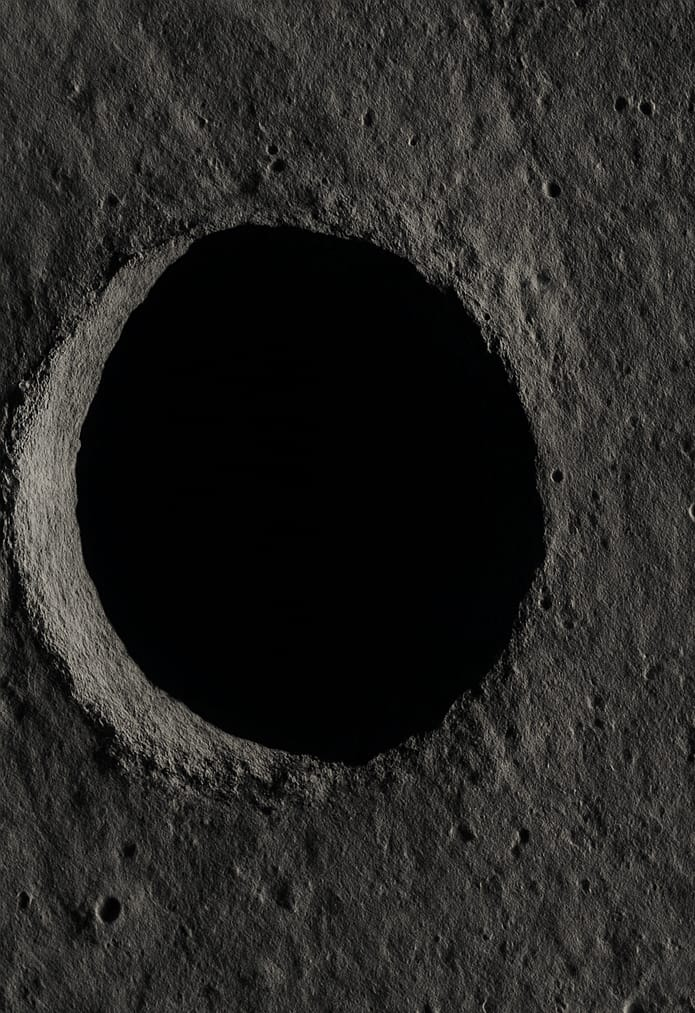
#> input picture crater_before.jpg, 695 x 1013 px
$ python 'lunalux_detection_demo - Copy.py'
#> lines starting #> are read from the running program, lines starting #| are printed output that depends on the picture; after the words box and inside, x2 and y2 are one past the last pixel; in counts of white or black regions, pixels touching at a corner belong together
import cv2
import numpy as np
import matplotlib.pyplot as plt

# ---------- Load Images ----------
before = cv2.imread("crater_before.jpg")
#> before is the input picture: shape (1013, 695, 3); mean B, G, R 35.3, 37.3, 38.1
after  = cv2.imread("crater_after.jpg")
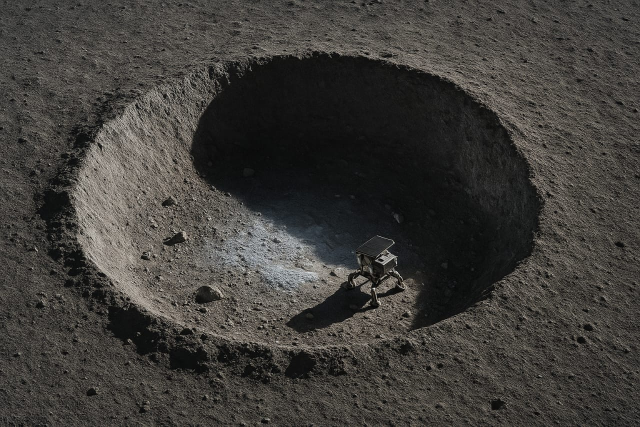
#> input picture crater_after.jpg, 1280 x 853 px (shown at 1/2 size)
#> after is the input picture: shape (853, 1280, 3); mean B, G, R 58.3, 62, 64.1

if before is None or after is None:
    print("Error: Images not found. Please put crater_before.jpg and crater_after.jpg in the same folder.")
    exit()

# Resize to same dimensions
h = min(before.shape[0], after.shape[0])
#> h = 853
w = min(before.shape[1], after.shape[1])
#> w = 695
before = cv2.resize(before, (w, h))
#> before: shape (853, 695, 3)
after  = cv2.resize(after,  (w, h))
#> after: shape (853, 695, 3)

# Convert to grayscale
before_gray = cv2.cvtColor(before, cv2.COLOR_BGR2GRAY)
after_gray  = cv2.cvtColor(after,  cv2.COLOR_BGR2GRAY)

# ---------- Enhance illuminated image ----------
clahe = cv2.createCLAHE(clipLimit=3.0, tileGridSize=(8,8))
after_enhanced = clahe.apply(after_gray)
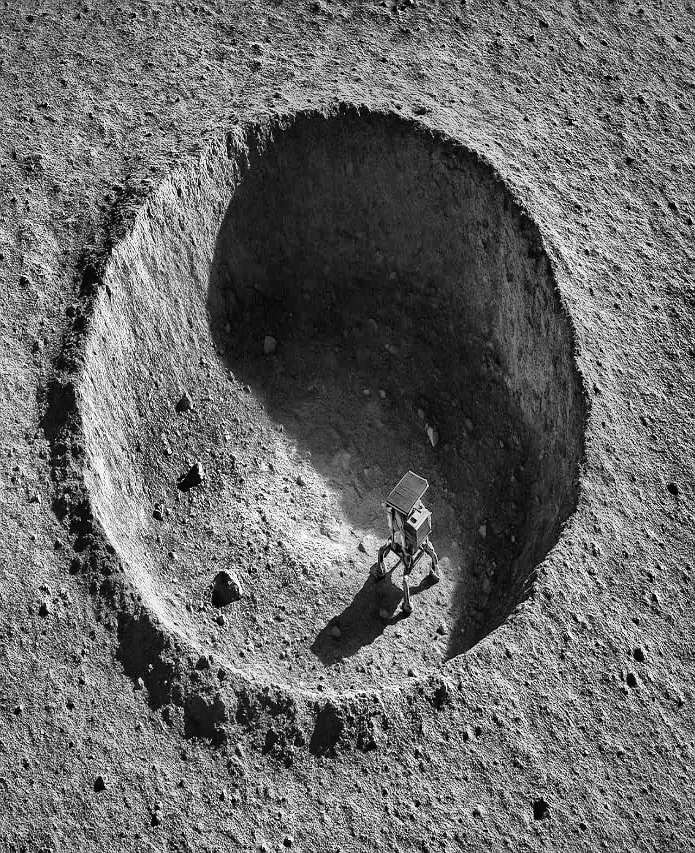
#> after_enhanced: shape (853, 695); min 0, max 255, mean 105.6

# ---------- Compute difference (what appeared after illumination) ----------
diff = cv2.subtract(after_enhanced, before_gray)
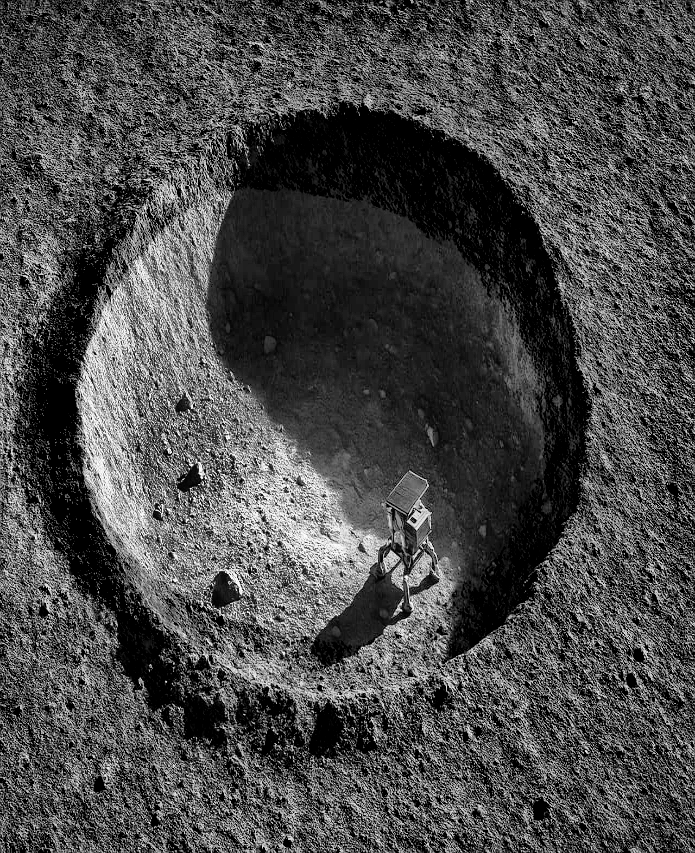
#> diff: shape (853, 695); min 0, max 255, mean 73.8
diff_norm = cv2.normalize(diff, None, 0, 255, cv2.NORM_MINMAX).astype(np.uint8)

# Threshold to get bright regions
_, thresh = cv2.threshold(diff_norm, 40, 255, cv2.THRESH_BINARY)
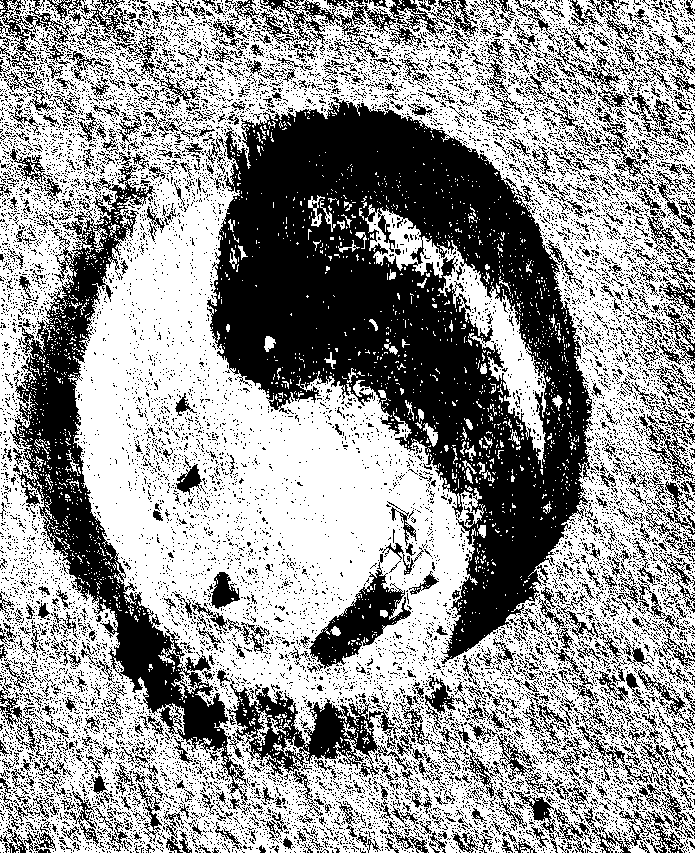
#> thresh: shape (853, 695); 59.2% white; 14579 black regions (13727 under 20 px), largest, box (x1, y1, x2, y2) and area: (207, 97, 593, 664) 99747, (10, 165, 248, 802) 26264, (226, 678, 412, 777) 6247

# Clean noise
kernel = cv2.getStructuringElement(cv2.MORPH_ELLIPSE, (5,5))
mask = cv2.morphologyEx(thresh, cv2.MORPH_OPEN, kernel, iterations=2)
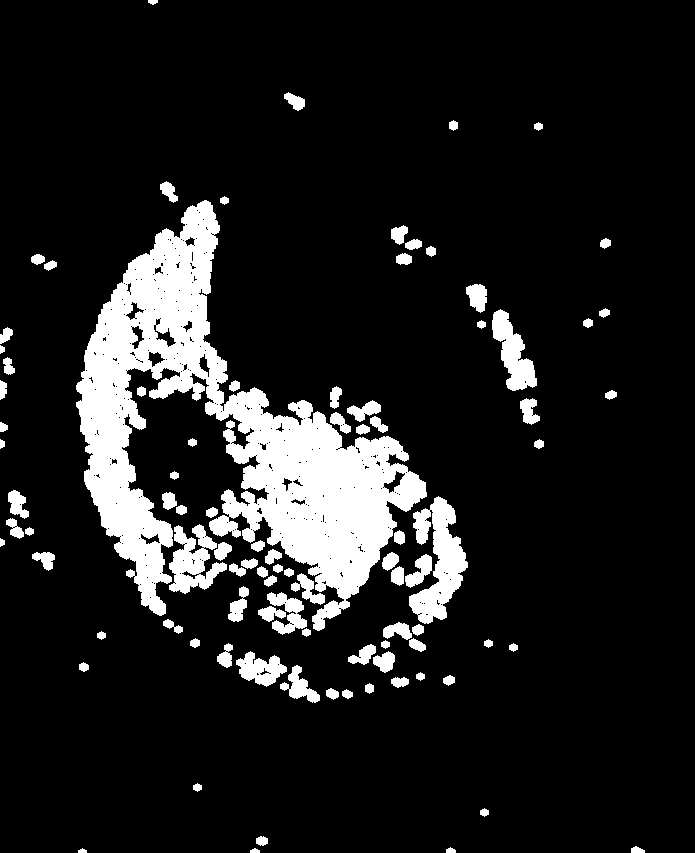
#> mask: shape (853, 695); 12.3% white; 93 white regions

# ---------- Find contours (candidate objects) ----------
contours, _ = cv2.findContours(mask, cv2.RETR_EXTERNAL, cv2.CHAIN_APPROX_SIMPLE)
#> contours = 93 contours; largest, box (x1, y1, x2, y2) and area: (76, 200, 427, 631) 50779, (409, 496, 468, 624) 3550, (169, 524, 227, 594) 2008, (492, 309, 537, 391) 1682, (236, 651, 287, 687) 974

output = after.copy()

for cnt in contours:
    area = cv2.contourArea(cnt)
    if area < 80:  # ignore tiny noise
        continue
    x,y,wc,hc = cv2.boundingRect(cnt)
    roi = after_enhanced[y:y+hc, x:x+wc]
    mean_intensity = np.mean(roi)
    aspect_ratio = wc/float(hc)
    solidity = area / (wc*hc + 1e-5)

    # ---------- Simple rules to classify (Simulation Only) ----------
    # Brighter + smoother regions → ICE
    # Medium brightness + irregular → ROCK
    if mean_intensity > 160 and solidity > 0.4:
        label = "ICE"
        color = (255, 0, 0)  # Blue box
    else:
        label = "ROCK"
        color = (0, 255, 255)  # Yellow box

    cv2.rectangle(output, (x,y), (x+wc, y+hc), color, 2)
    cv2.putText(output, label, (x, y-5), cv2.FONT_HERSHEY_SIMPLEX, 0.5, color, 2)
#> this loop made 93 passes
#> (area, x, y, wc, hc, mean_intensity, aspect_ratio, solidity) on passes 9, 11, 14, 16, 17, 18, 20, 23, 27, 28, 29, 30: (91.5, 326, 688, 13, 12, 184.9, 1.08, 0.587), (122.5, 391, 677, 18, 11, 177.3, 1.64, 0.619), (562, 280, 665, 40, 38, 153.2, 1.05, 0.37), (284, 373, 651, 22, 22, 163.3, 1, 0.587), (974, 236, 651, 51, 36, 164.2, 1.42, 0.531), (273.5, 348, 644, 28, 21, 130.4, 1.33, 0.465), (207, 217, 643, 16, 25, 171.4, 0.64, 0.517), (127.5, 409, 638, 17, 14, 147.9, 1.21, 0.536), (86.5, 412, 624, 12, 12, 164.1, 1, 0.601), (294.5, 383, 622, 29, 18, 146.3, 1.61, 0.564), (106, 163, 619, 20, 15, 197, 1.33, 0.353), (227, 258, 606, 28, 16, 129.2, 1.75, 0.507)
#> area on passes 1 to 6: 26, 22, 32.5, 55, 77, 44
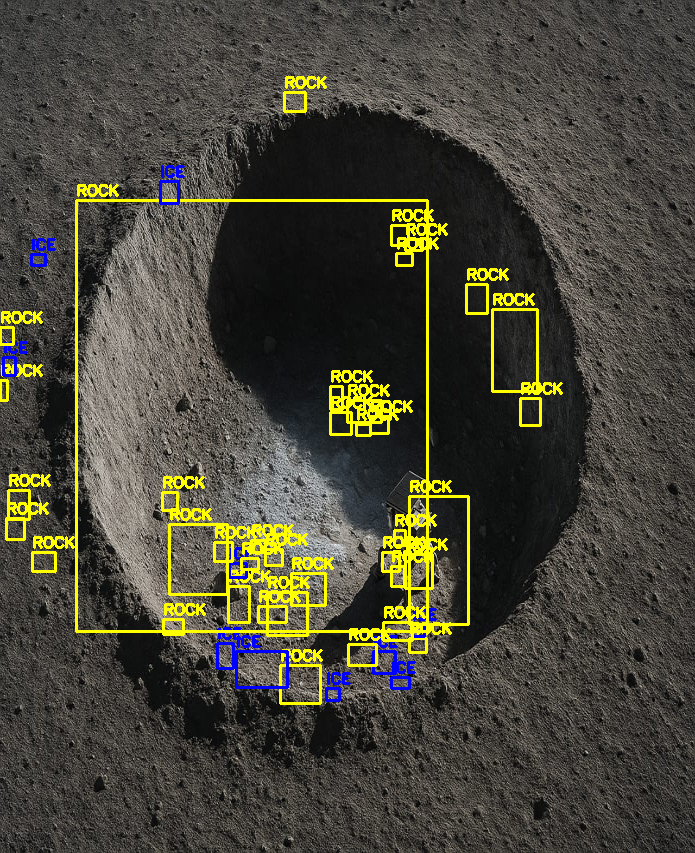
#> output: shape (853, 695, 3); mean B, G, R 56.9, 70.1, 72.2

# ---------- Show results ----------
plt.figure(figsize=(12,6))

plt.subplot(1,3,1)
plt.title("Before (Dark)")
plt.axis("off")
plt.imshow(cv2.cvtColor(before, cv2.COLOR_BGR2RGB))

plt.subplot(1,3,2)
plt.title("After (Illuminated)")
plt.axis("off")
plt.imshow(cv2.cvtColor(after, cv2.COLOR_BGR2RGB))

plt.subplot(1,3,3)
plt.title("Detected Rocks & Ice")
plt.axis("off")
plt.imshow(cv2.cvtColor(output, cv2.COLOR_BGR2RGB))

plt.tight_layout()
plt.show()
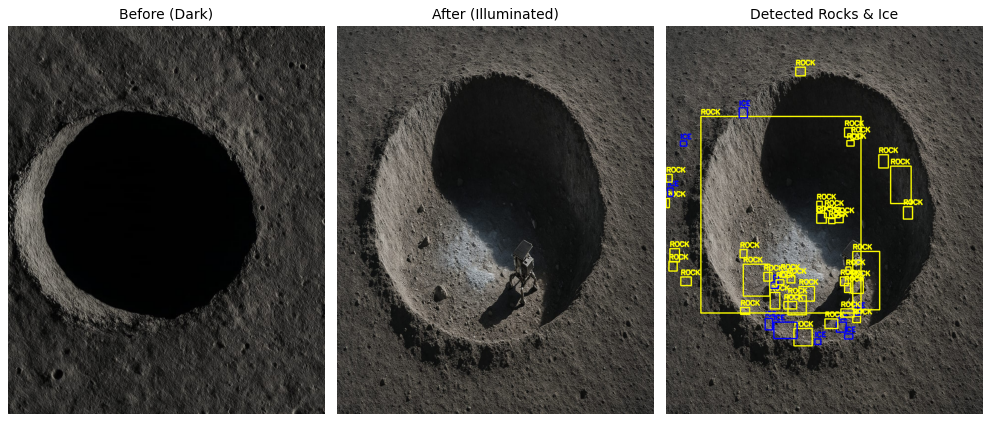
#> figure drawn by matplotlib, 3 panels

cv2.imwrite("crater_detected.png", output)
print("✅ Result saved as crater_detected.png")
